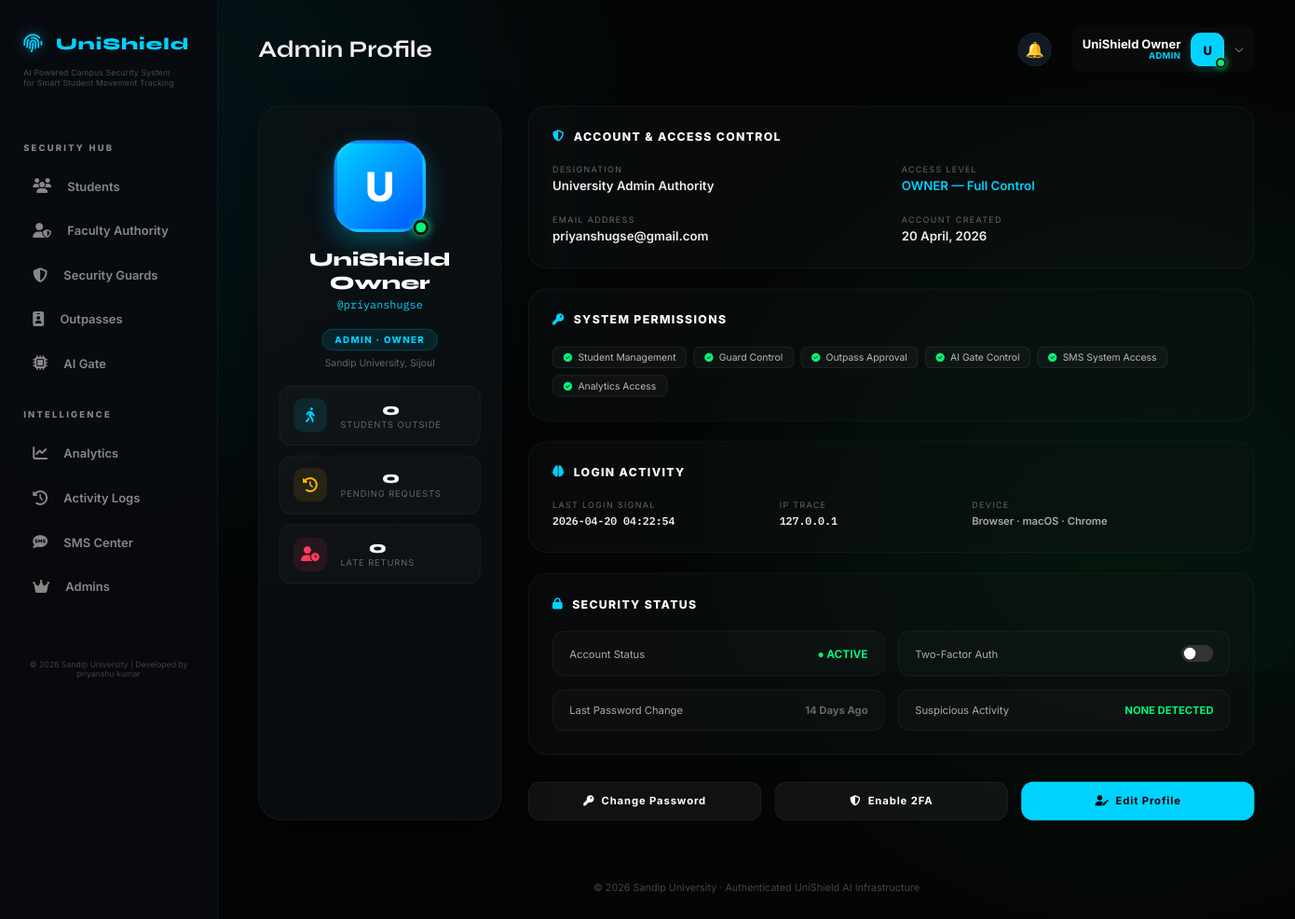
Before: /auth/profile (signed in) with the older database file.
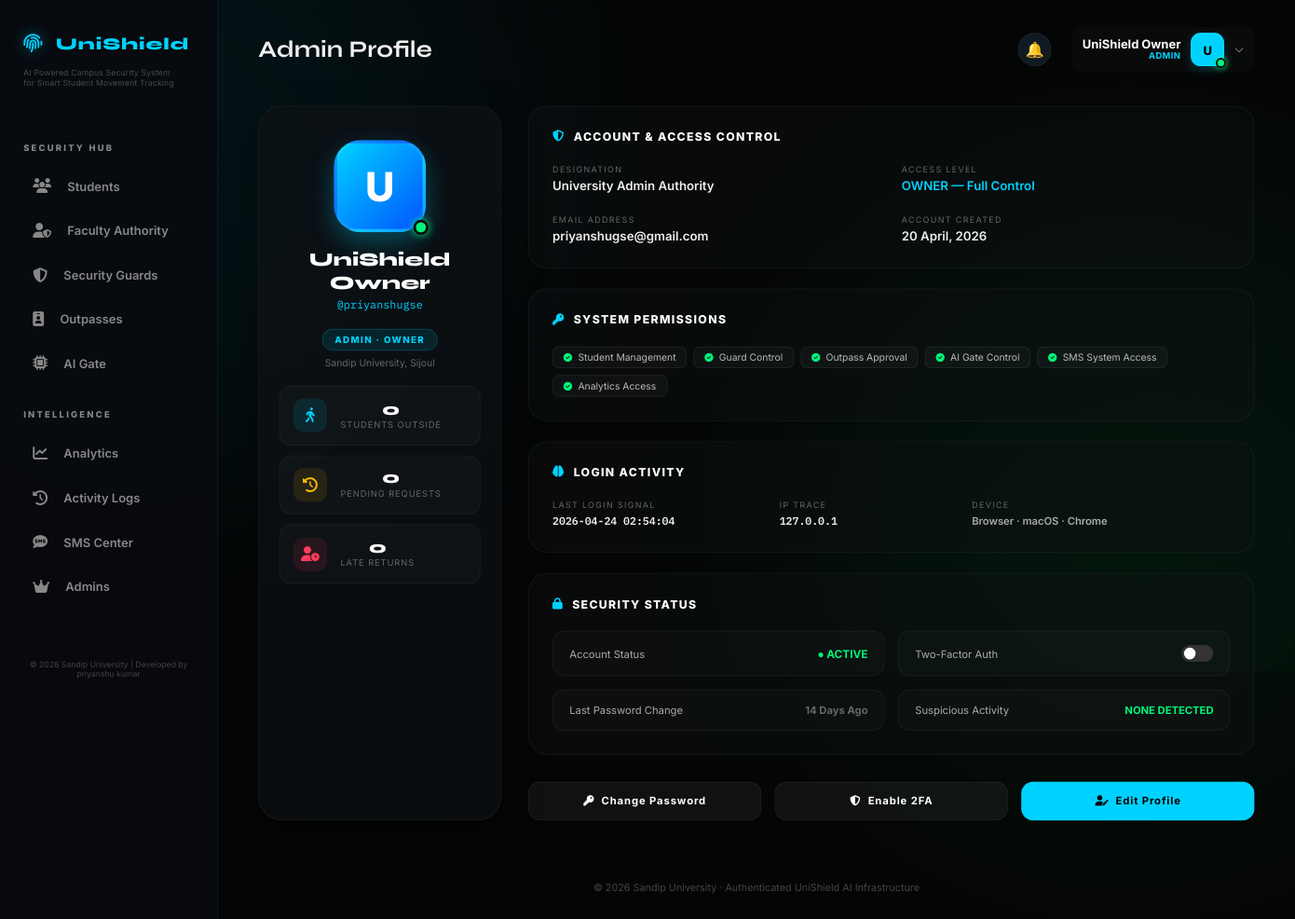
After: the same page with the newer database file.
### models/user.py (models this page shows, shortened)
class User(db.Model, UserMixin):
    __tablename__ = 'users'
    id = db.Column(db.Integer, primary_key=True)
    username = db.Column(db.String(80), unique=True, nullable=False)
    email = db.Column(db.String(120), unique=True)
    password_hash = db.Column(db.String(128), nullable=False)
    role = db.Column(db.String(20), nullable=False)  # admin | guard | student
    name = db.Column(db.String(100), nullable=False)
    student_id = db.Column(db.String(50), unique=True)
    phone = db.Column(db.String(15))
    parent_phone = db.Column(db.String(15))
    department = db.Column(db.String(200))
    course = db.Column(db.String(100))
    session_year = db.Column(db.String(50))
    year = db.Column(db.Integer)
    hostel_room = db.Column(db.String(20))
    face_encoded = db.Column(db.Text)          # JSON string of encoding
    face_image = db.Column(db.String(200))     # Full path to encoded photo
    photo_path = db.Column(db.String(200))     # Path to stored photo
    id_card_photo = db.Column(db.String(200))  # Path to ID card scan
    is_blacklisted = db.Column(db.Boolean, default=False)
    violations = db.Column(db.Integer, default=0)
    admin_role = db.Column(db.String(30), default='VIEWER') # OWNER | SUPER_ADMIN | SECURITY_ADMIN | VIEWER
    employee_id = db.Column(db.String(50), unique=True)
    permissions = db.Column(db.Text) # JSON list of permissions
    status = db.Column(db.String(20), default='PENDING') # PENDING | ACTIVE | INACTIVE
    last_login = db.Column(db.DateTime)
    last_active = db.Column(db.DateTime, default=datetime.utcnow)
    last_action = db.Column(db.String(200)) # Last readable action performed
    is_active = db.Column(db.Boolean, default=True)
    created_at = db.Column(db.DateTime, default=datetime.utcnow)
    signature_path = db.Column(db.String(200))
    stamp_path = db.Column(db.String(200))
    assigned_gate = db.Column(db.String(50))
    shift_timing = db.Column(db.String(100))
    emergency_contact = db.Column(db.String(15))
    aadhar_document = db.Column(db.String(200))  # Self-attested document

### routes/auth.py (the view)
@auth_bp.route('/profile')
@login_required
def profile():
    from models.outpass import Outpass
    from datetime import datetime
    if current_user.role == 'student':
        active_students = Outpass.query.filter_by(student_id=current_user.id, status='out').count()
        pending_approvals = Outpass.query.filter_by(student_id=current_user.id, status='pending').count()
        late_students = Outpass.query.filter(
            Outpass.student_id == current_user.id,
            Outpass.status == 'out',
            Outpass.expected_return < datetime.utcnow()
        ).count()
    else:
        active_students = Outpass.query.filter_by(status='out').count()
        pending_approvals = Outpass.query.filter_by(status='pending').count()
        late_students = Outpass.query.filter(
            Outpass.status == 'out',
            Outpass.expected_return < datetime.utcnow()
        ).count()
    return render_template('common/profile.html',
                         active_students=active_students,
                         pending_approvals=pending_approvals,
                         late_students=late_students)

### templates/common/profile.html (shortened to what the changed rows need)
{% extends "base.html" %}
{% block page_title %}{{ current_user.role | capitalize }} Profile{% endblock %}
{% block content %}
<div class="profile-wrapper{% if current_user.role == 'student' %} student-view{% endif %}">
    {% if current_user.role != 'student' %}
    <div class="id-card">
        <div class="id-avatar-wrap" onclick="document.getElementById('p_upload').click()">
            <div class="id-avatar">
                {% if current_user.photo_path %}
                    <img src="{{ url_for('static', filename='uploads/' + current_user.photo_path) }}" alt="Avatar">
                {% else %}
                    {{ current_user.name[0] | upper }}
                {% endif %}
            </div>
            <div class="id-status-dot"></div>
        </div>
        <div>
            <p class="id-name">{{ current_user.name }}</p>
            <p class="id-handle" style="margin-top:4px;">@{{ current_user.username }}</p>
        </div>
        <div>
            <div class="id-badge">
                {% if current_user.role == 'admin' %}
                    ADMIN · {{ current_user.admin_role | default('OFFICER') }}
                {% else %}
                    {{ current_user.role | upper }}
                {% endif %}
            </div>
            <p class="id-org" style="margin-top:8px;">Sandip University, Sijoul</p>
        </div>
        {% if current_user.role == 'admin' %}
        <div class="act-stack">
            <div class="act-row">
                <div class="act-ico ico-blue"><i class="fas fa-walking"></i></div>
                <div>
                    <p class="act-val">{{ active_students }}</p>
                    <p class="act-lbl">Students Outside</p>
                </div>
            </div>
            <div class="act-row">
                <div class="act-ico ico-amber"><i class="fas fa-clock-rotate-left"></i></div>
                <div>
                    <p class="act-val">{{ pending_approvals }}</p>
                    <p class="act-lbl">Pending Requests</p>
                </div>
            </div>
            <div class="act-row">
                <div class="act-ico ico-red"><i class="fas fa-user-clock"></i></div>
                <div>
                    <p class="act-val">{{ late_students }}</p>
                    <p class="act-lbl">Late Returns</p>
                </div>
            </div>
        </div>
        {% endif %}
    </div>
    {% endif %}
    <div class="access-panel">
        {% if current_user.role == 'student' %}
        <div class="blk">
            <div class="blk-title"><i class="fas fa-id-card"></i> Student Information</div>
            <div class="info-grid2">
                <div class="df">
                    <p class="lbl">Full Name</p>
                    <p class="val">{{ current_user.name }}</p>
                </div>
                <div class="df">
                    <p class="lbl">Student ID</p>
                    <p class="val mono" style="color:var(--accent);">{{ current_user.student_id }}</p>
                </div>
                <div class="df">
                    <p class="lbl">Department</p>
                    <p class="val">{{ current_user.department if current_user.department else '—' }}</p>
                </div>
                <div class="df">
                    <p class="lbl">Course</p>
                    <p class="val">{{ current_user.course if current_user.course else '—' }}</p>
                </div>
                <div class="df">
                    <p class="lbl">Phone</p>
                    <p class="val">{{ current_user.phone if current_user.phone else '—' }}</p>
                </div>
                <div class="df">
                    <p class="lbl">Branch</p>
                    <p class="val">{{ current_user.session_year if current_user.session_year else '—' }}</p>
                </div>
            </div>
        </div>
        <div class="blk">
            <div class="blk-title"><i class="fas fa-clock-rotate-left"></i> Session Activity</div>
            <div class="info-grid2">
                <div class="df">
                    <p class="lbl">Last Login</p>
                    <p class="val mono" style="font-size:.85rem;">
                        {{ current_user.last_login.strftime('%d %b %Y, %H:%M') if current_user.last_login else 'Active Now' }}
                    </p>
                </div>
                <div class="df">
                    <p class="lbl">Account Created</p>
                    <p class="val">{{ current_user.created_at.strftime('%d %B, %Y') if current_user.created_at else '—' }}</p>
                </div>
                <div class="df">
                    <p class="lbl">Account Status</p>
                    {% if current_user.is_blacklisted %}
                        <p class="val" style="color:var(--danger);">🔒 BLACKLISTED</p>
                    {% else %}
                        <p class="val c-green">● ACTIVE</p>
                    {% endif %}
                </div>
                <div class="df">
                    <p class="lbl">Violations</p>
                    <p class="val" style="color: {{ 'var(--danger)' if current_user.violations > 0 else '#aaa' }}">
                        {{ current_user.violations if current_user.violations else '0' }}
                    </p>
                </div>
            </div>
        </div>
        <div class="action-row" style="grid-template-columns: 1fr 1fr;">
            <a href="{{ url_for('auth.change_password') }}" class="abtn abtn-ghost">
                <i class="fas fa-key"></i> Change Password
            </a>
            <div class="abtn abtn-solid" onclick="openEditModal()">
                <i class="fas fa-user-pen"></i> Edit Profile
            </div>
        </div>
        <div style="text-align:center; padding: 0.75rem; background: rgba(255,184,0,0.05); border: 1px solid rgba(255,184,0,0.15); border-radius: 12px; font-size: 0.72rem; color: var(--warning);">
            <i class="fas fa-lock" style="margin-right:6px;"></i> Advanced security controls are restricted for student accounts.
        </div>
        {% else %}
        <div class="blk">
            <div class="blk-title"><i class="fas fa-shield-halved"></i> Account & Access Control</div>
            <div class="info-grid2">
                <div class="df">
                    <p class="lbl">Designation</p>
                    <p class="val">University {{ current_user.role | capitalize }} Authority</p>
                </div>
                <div class="df">
                    <p class="lbl">Access Level</p>
                    <p class="val" style="color:var(--accent);">
                        {% if current_user.role == 'admin' %}{{ current_user.admin_role | default('STANDARD') }} — Full Control
                        {% else %}Field Officer Access{% endif %}
                    </p>
                </div>
                <div class="df">
                    <p class="lbl">Email Address</p>
                    <p class="val">{{ current_user.email if current_user.email else 'Not Set' }}</p>
                </div>
                <div class="df">
                    <p class="lbl">Account Created</p>
                    <p class="val">{{ current_user.created_at.strftime('%d %B, %Y') if current_user.created_at else 'Active Session' }}</p>
                </div>
            </div>
        </div>
        <div class="blk">
            <div class="blk-title"><i class="fas fa-key"></i> System Permissions</div>
            <div class="tag-wrap">
                {% if current_user.role == 'admin' %}
                    <span class="ptag"><i class="fas fa-check-circle"></i> Student Management</span>
                    <span class="ptag"><i class="fas fa-check-circle"></i> Guard Control</span>
                    <span class="ptag"><i class="fas fa-check-circle"></i> Outpass Approval</span>
                    <span class="ptag"><i class="fas fa-check-circle"></i> AI Gate Control</span>
                    <span class="ptag"><i class="fas fa-check-circle"></i> SMS System Access</span>
                    <span class="ptag"><i class="fas fa-check-circle"></i> Analytics Access</span>
                {% else %}
                    <span class="ptag"><i class="fas fa-check-circle"></i> Terminal Access</span>
                    <span class="ptag"><i class="fas fa-check-circle"></i> Gate Verify</span>
                {% endif %}
            </div>
        </div>
        <div class="blk">
            <div class="blk-title"><i class="fas fa-brain"></i> Login Activity</div>
            <div class="info-grid2" style="grid-template-columns:1.2fr 1fr 1.5fr">
                <div class="df">
                    <p class="lbl">Last Login Signal</p>
                    <p class="val mono" style="font-size:.8rem;">
                        {{ current_user.last_login.strftime('%Y-%m-%d %H:%M:%S') if current_user.last_login else 'Current Session' }}
                    </p>
                </div>
                <div class="df">
                    <p class="lbl">IP Trace</p>
                    <p class="val mono" style="font-size:.8rem;">127.0.0.1</p>
                </div>
                <div class="df">
                    <p class="lbl">Device</p>
                    <p class="val" style="font-size:.78rem; color:#aaa;">Browser · macOS · Chrome</p>
                </div>
            </div>
        </div>
        <div class="blk">
            <div class="blk-title"><i class="fas fa-lock"></i> Security Status</div>
            <div class="sec-grid">
                <div class="sec-item">
                    <span class="sec-lbl">Account Status</span>
                    <span class="sec-val c-green">● ACTIVE</span>
                </div>
                {% if current_user.role == 'admin' %}
                <div class="sec-item">
                    <span class="sec-lbl">Two-Factor Auth</span>
                    <label class="sw"><input type="checkbox"><span class="sl"></span></label>
                </div>
                {% endif %}
                <div class="sec-item">
                    <span class="sec-lbl">Last Password Change</span>
                    <span class="sec-val c-muted" style="font-size:.78rem;">14 Days Ago</span>
                </div>
                <div class="sec-item">
                    <span class="sec-lbl">Suspicious Activity</span>
                    <span class="sec-val c-green" style="font-size:.78rem;">NONE DETECTED</span>
                </div>
            </div>
        </div>
        <div class="action-row">
            <a href="{{ url_for('auth.change_password') }}" class="abtn abtn-ghost">
                <i class="fas fa-key"></i> Change Password
            </a>
            {% if current_user.role == 'admin' %}
            <div class="abtn abtn-ghost" onclick="alert('2FA Setup — Coming Soon')">
                <i class="fas fa-shield-halved"></i> Enable 2FA
            </div>
            {% endif %}
            <div class="abtn abtn-solid" onclick="openEditModal()">
                <i class="fas fa-user-pen"></i> Edit Profile
            </div>
        </div>
        {% endif %}
    </div>
</div>
{% endblock %}

### templates/base.html (shortened to what the changed rows need)
<!DOCTYPE html>
<html lang="en">
<head>
    <link rel="stylesheet" href="https://cdnjs.cloudflare.com/ajax/libs/font-awesome/6.4.0/css/all.min.css">
</head>
<body>
    <main style="{% if not current_user.is_authenticated %}margin-left: 0;{% endif %}">
        {% if current_user.is_authenticated %}
        <div class="top-bar">
            <h1 style="font-size: 1.75rem;">{% block page_title %}{% endblock %}</h1>
            <div style="display: flex; align-items: center; gap: 1.5rem;">
                {% if current_user.role == 'admin' %}
                <div class="nb-wrap" id="nb-wrap">
                  <button class="nb-btn" onclick="nbToggle()">🔔
                  </button>
                </div>
                {% else %}
                <a href="#" class="notification-bell">
                    <i class="fas fa-bell"></i>
                    <span id="notif-badge" class="badge">0</span>
                </a>
                {% endif %}
                <div class="profile-dropdown-container">
                    <div class="profile-trigger" id="profileTrigger">
                        <div class="profile-info-text">
                            <p class="name">{{ current_user.name }}</p>
                            <p class="role">{{ current_user.role | upper }}</p>
                        </div>
                        <div class="avatar-box">
                            {% if current_user.photo_path %}
                                <img src="{{ url_for('static', filename='uploads/' + current_user.photo_path) }}" alt="Avatar">
                            {% else %}
                                <span>{{ current_user.name[0] | upper }}</span>
                            {% endif %}
                            <div class="online-dot"></div>
                        </div>
                        <i class="fas fa-chevron-down toggle-icon"></i>
                    </div>
                </div>
            </div>
        </div>
        {% endif %}
        {% block content %}{% endblock %}
    </main>
</body>
</html>

Changed rows visible on the page:
changed User "Admin": last_login "2026-04-20 04:22:54" → "2026-04-24 02:54:04"
